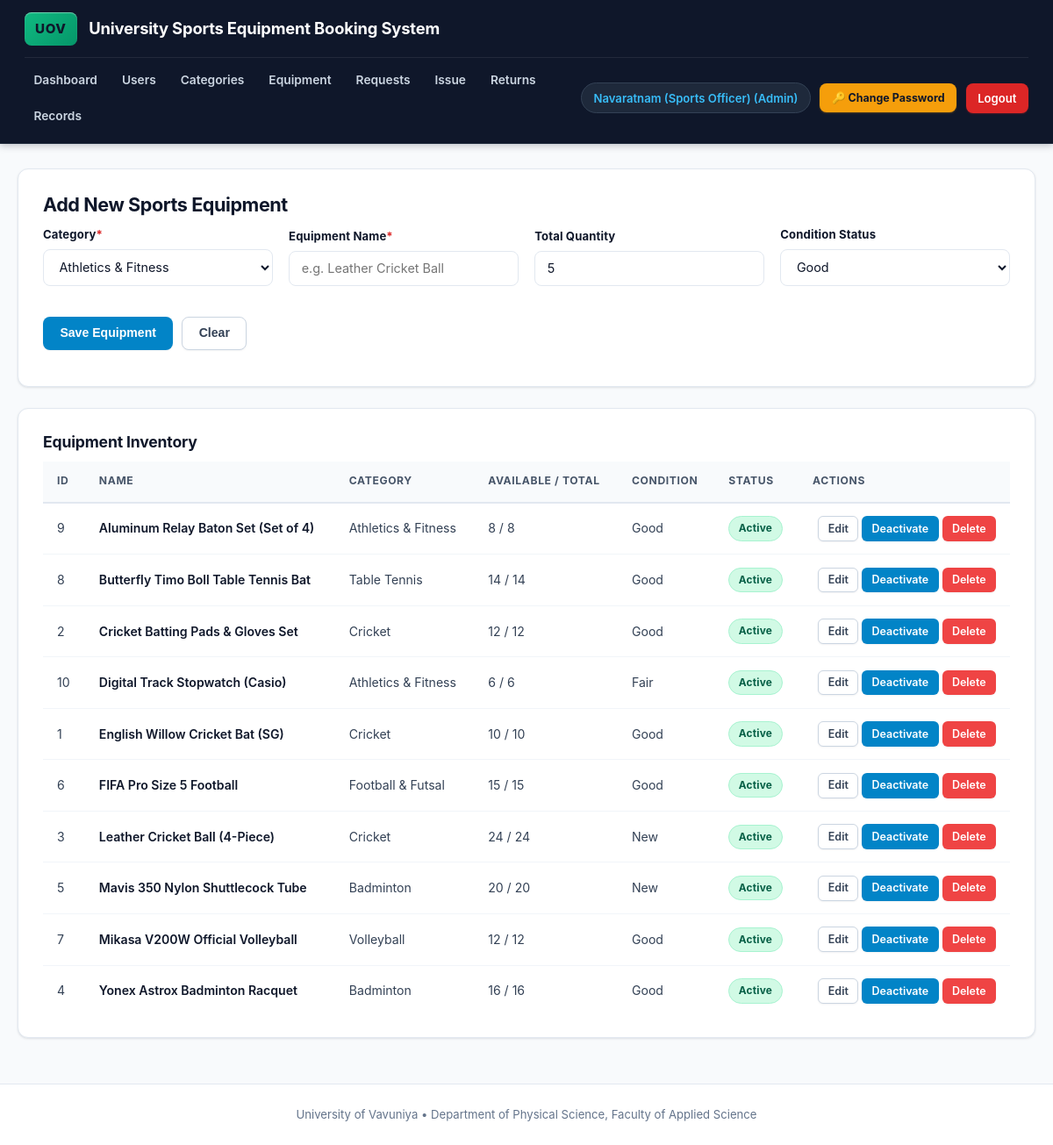
/admin/manage_equipment.php (signed in), run on the app's committed database.
### tables this page shows
CREATE TABLE `equipment` (
  `equipment_id` INT AUTO_INCREMENT PRIMARY KEY,
  `category_id` INT NOT NULL,
  `equipment_name` VARCHAR(100) NOT NULL,
  `description` TEXT NULL,
  `total_quantity` INT NOT NULL DEFAULT 0 CHECK (`total_quantity` >= 0),
  `available_quantity` INT NOT NULL DEFAULT 0 CHECK (`available_quantity` >= 0),
  `condition_status` VARCHAR(50) NOT NULL DEFAULT 'Good',
  `active` TINYINT(1) NOT NULL DEFAULT 1,
  CONSTRAINT `fk_equipment_category`
    FOREIGN KEY (`category_id`) REFERENCES `equipment_categories` (`category_id`)
    ON UPDATE CASCADE ON DELETE RESTRICT
);

CREATE TABLE `equipment_categories` (
  `category_id` INT AUTO_INCREMENT PRIMARY KEY,
  `category_name` VARCHAR(100) NOT NULL,
  `description` TEXT NULL,
  `active` TINYINT(1) NOT NULL DEFAULT 1
);

### includes/auth.php (called while the page is built, shortened)
<?php
function e(?string $str): string {
    return htmlspecialchars($str ?? '', ENT_QUOTES, 'UTF-8');
}

### admin/manage_equipment.php (the view, shortened to what this page needs)
<?php
require_once __DIR__ . '/../config/db.php';
require_once __DIR__ . '/../includes/auth.php';
$categories = $pdo->query("SELECT * FROM equipment_categories WHERE active = 1 ORDER BY category_name")->fetchAll();
$items = $pdo->query("
    SELECT e.*, c.category_name
    FROM equipment e
    JOIN equipment_categories c ON e.category_id = c.category_id
    ORDER BY e.equipment_name
")->fetchAll();
require_once __DIR__ . '/../includes/header.php';
?>
<div class="card">
    <h2>Add New Sports Equipment</h2>
    <form method="post" class="form-grid">
        <div class="form-group">
            <label>Category<span style="color: #dc2626;">*</span></label>
            <select name="category_id" required>
                <?php foreach ($categories as $c): ?>
                    <option value="<?= (int)$c['category_id'] ?>"><?= e($c['category_name']) ?></option>
                <?php endforeach; ?>
            </select>
        </div>
        <div class="form-group">
            <label>Equipment Name<span style="color: #dc2626;">*</span></label>
            <input type="text" name="equipment_name" required maxlength="100" placeholder="e.g. Leather Cricket Ball">
        </div>
        <div class="form-group">
            <label>Total Quantity</label>
            <input type="number" name="total_quantity" min="1" value="5" required>
        </div>
        <div class="form-group">
            <label>Condition Status</label>
            <select name="condition_status">
                <option value="Good" selected>Good</option>
            </select>
        </div>
        <div class="form-group" style="display:flex; align-items:flex-end; gap:10px;">
            <button type="submit" class="btn">Save Equipment</button>
            <button type="reset" class="btn btn-secondary">Clear</button>
        </div>
    </form>
</div>
<div class="card">
    <h3>Equipment Inventory</h3>
    <table>
        <thead>
            <tr>
                <th>ID</th>
                <th>Name</th>
                <th>Category</th>
                <th>Available / Total</th>
                <th>Condition</th>
                <th>Status</th>
                <th>Actions</th>
            </tr>
        </thead>
        <tbody>
            <?php foreach ($items as $item): ?>
            <tr>
                <td><?= (int)$item['equipment_id'] ?></td>
                <td><strong><?= e($item['equipment_name']) ?></strong></td>
                <td><?= e($item['category_name']) ?></td>
                <td><?= (int)$item['available_quantity'] ?> / <?= (int)$item['total_quantity'] ?></td>
                <td><?= e($item['condition_status']) ?></td>
                <td><span class="badge badge-<?= $item['active'] ? 'active' : 'inactive' ?>"><?= $item['active'] ? 'Active' : 'Inactive' ?></span></td>
                <td>
                    <a class="btn btn-sm btn-secondary" href="edit_equipment.php?id=<?= (int)$item['equipment_id'] ?>">Edit</a>
                    <a class="btn btn-sm" href="?toggle_id=<?= (int)$item['equipment_id'] ?>"><?= $item['active'] ? 'Deactivate' : 'Activate' ?></a>
                    <a class="btn btn-sm btn-danger" href="?delete_id=<?= (int)$item['equipment_id'] ?>" onclick="return confirm('Are you sure you want to permanently delete <?= e(addslashes($item['equipment_name'])) ?>?');">Delete</a>
                </td>
            </tr>
            <?php endforeach; ?>
        </tbody>
    </table>
</div>
<?php require_once __DIR__ . '/../includes/footer.php'; ?>

### data on the page
equipment: equipment_id "9", equipment_name "Aluminum Relay Baton Set (Set of 4)", category.category_name "Athletics & Fitness", available_quantity "8", total_quantity "8", condition_status "Good", active "Active"
equipment: equipment_id "8", equipment_name "Butterfly Timo Boll Table Tennis Bat", category.category_name "Table Tennis", available_quantity "14", total_quantity "14", condition_status "Good", active "Active"
equipment: equipment_id "2", equipment_name "Cricket Batting Pads & Gloves Set", category.category_name "Cricket", available_quantity "12", total_quantity "12", condition_status "Good", active "Active"
equipment: equipment_id "10", equipment_name "Digital Track Stopwatch (Casio)", category.category_name "Athletics & Fitness", available_quantity "6", total_quantity "6", condition_status "Fair", active "Active"
equipment: equipment_id "1", equipment_name "English Willow Cricket Bat (SG)", category.category_name "Cricket", available_quantity "10", total_quantity "10", condition_status "Good", active "Active"
equipment: equipment_id "6", equipment_name "FIFA Pro Size 5 Football", category.category_name "Football & Futsal", available_quantity "15", total_quantity "15", condition_status "Good", active "Active"
equipment: equipment_id "3", equipment_name "Leather Cricket Ball (4-Piece)", category.category_name "Cricket", available_quantity "24", total_quantity "24", condition_status "New", active "Active"
equipment: equipment_id "5", equipment_name "Mavis 350 Nylon Shuttlecock Tube", category.category_name "Badminton", available_quantity "20", total_quantity "20", condition_status "New", active "Active"
equipment: equipment_id "7", equipment_name "Mikasa V200W Official Volleyball", category.category_name "Volleyball", available_quantity "12", total_quantity "12", condition_status "Good", active "Active"
equipment: equipment_id "4", equipment_name "Yonex Astrox Badminton Racquet", category.category_name "Badminton", available_quantity "16", total_quantity "16", condition_status "Good", active "Active"

### other printed values
$full_name "Navaratnam (Sports Officer)"
$current_role "Admin"
form field category_id "Athletics & Fitness"
